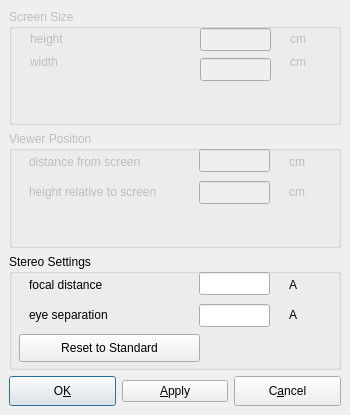
<ui version="4.0" >
 <class>StereoSettingsDialogData</class>
 <widget class="QDialog" name="StereoSettingsDialogData" >
  <property name="geometry" >
   <rect>
    <x>0</x>
    <y>0</y>
    <width>350</width>
    <height>415</height>
   </rect>
  </property>
  <property name="minimumSize" >
   <size>
    <width>350</width>
    <height>0</height>
   </size>
  </property>
  <property name="maximumSize" >
   <size>
    <width>350</width>
    <height>32767</height>
   </size>
  </property>
  <property name="windowTitle" >
   <string>Set Camera</string>
  </property>
  <layout class="QVBoxLayout" >
   <property name="margin" >
    <number>9</number>
   </property>
   <property name="spacing" >
    <number>6</number>
   </property>
   <item>
    <widget class="QGroupBox" name="groupBox" >
     <property name="enabled" >
      <bool>false</bool>
     </property>
     <property name="title" >
      <string>Screen Size</string>
     </property>
     <widget class="QLabel" name="view_label_2" >
      <property name="geometry" >
       <rect>
        <x>21</x>
        <y>21</y>
        <width>40</width>
        <height>18</height>
       </rect>
      </property>
      <property name="text" >
       <string>height</string>
      </property>
     </widget>
     <widget class="QLabel" name="view_label_6" >
      <property name="geometry" >
       <rect>
        <x>21</x>
        <y>44</y>
        <width>40</width>
        <height>18</height>
       </rect>
      </property>
      <property name="text" >
       <string>width</string>
      </property>
     </widget>
     <widget class="QLineEdit" name="screen_height" >
      <property name="geometry" >
       <rect>
        <x>191</x>
        <y>19</y>
        <width>71</width>
        <height>23</height>
       </rect>
      </property>
     </widget>
     <widget class="QLineEdit" name="screen_width" >
      <property name="geometry" >
       <rect>
        <x>191</x>
        <y>49</y>
        <width>71</width>
        <height>23</height>
       </rect>
      </property>
     </widget>
     <widget class="QLabel" name="view_label_4" >
      <property name="geometry" >
       <rect>
        <x>281</x>
        <y>21</y>
        <width>18</width>
        <height>18</height>
       </rect>
      </property>
      <property name="text" >
       <string>cm</string>
      </property>
     </widget>
     <widget class="QLabel" name="view_label_5" >
      <property name="geometry" >
       <rect>
        <x>281</x>
        <y>44</y>
        <width>18</width>
        <height>18</height>
       </rect>
      </property>
      <property name="text" >
       <string>cm</string>
      </property>
     </widget>
    </widget>
   </item>
   <item>
    <widget class="QGroupBox" name="groupBox_2" >
     <property name="enabled" >
      <bool>false</bool>
     </property>
     <property name="title" >
      <string>Viewer Position</string>
     </property>
     <widget class="QLineEdit" name="viewer_height" >
      <property name="geometry" >
       <rect>
        <x>190</x>
        <y>50</y>
        <width>71</width>
        <height>23</height>
       </rect>
      </property>
     </widget>
     <widget class="QLabel" name="view_label_9" >
      <property name="geometry" >
       <rect>
        <x>280</x>
        <y>20</y>
        <width>21</width>
        <height>21</height>
       </rect>
      </property>
      <property name="text" >
       <string>cm</string>
      </property>
     </widget>
     <widget class="QLabel" name="view_label_10" >
      <property name="geometry" >
       <rect>
        <x>280</x>
        <y>50</y>
        <width>21</width>
        <height>21</height>
       </rect>
      </property>
      <property name="text" >
       <string>cm</string>
      </property>
     </widget>
     <widget class="QLabel" name="view_label_8" >
      <property name="geometry" >
       <rect>
        <x>20</x>
        <y>50</y>
        <width>161</width>
        <height>21</height>
       </rect>
      </property>
      <property name="text" >
       <string>height relative to screen</string>
      </property>
     </widget>
     <widget class="QLineEdit" name="viewer_distance_from_screen" >
      <property name="geometry" >
       <rect>
        <x>190</x>
        <y>18</y>
        <width>71</width>
        <height>23</height>
       </rect>
      </property>
     </widget>
     <widget class="QLabel" name="view_label_7" >
      <property name="geometry" >
       <rect>
        <x>20</x>
        <y>20</y>
        <width>141</width>
        <height>21</height>
       </rect>
      </property>
      <property name="text" >
       <string>distance from screen</string>
      </property>
     </widget>
    </widget>
   </item>
   <item>
    <widget class="QGroupBox" name="groupBox_3" >
     <property name="title" >
      <string>Stereo Settings</string>
     </property>
     <widget class="QLabel" name="view_label_11" >
      <property name="geometry" >
       <rect>
        <x>20</x>
        <y>50</y>
        <width>161</width>
        <height>21</height>
       </rect>
      </property>
      <property name="text" >
       <string>eye separation</string>
      </property>
     </widget>
     <widget class="QLabel" name="view_label_12" >
      <property name="geometry" >
       <rect>
        <x>280</x>
        <y>20</y>
        <width>21</width>
        <height>21</height>
       </rect>
      </property>
      <property name="text" >
       <string>A</string>
      </property>
     </widget>
     <widget class="QLineEdit" name="eye_separation" >
      <property name="geometry" >
       <rect>
        <x>190</x>
        <y>50</y>
        <width>71</width>
        <height>23</height>
       </rect>
      </property>
     </widget>
     <widget class="QLabel" name="view_label_14" >
      <property name="geometry" >
       <rect>
        <x>20</x>
        <y>20</y>
        <width>141</width>
        <height>21</height>
       </rect>
      </property>
      <property name="text" >
       <string>focal distance</string>
      </property>
     </widget>
     <widget class="QLineEdit" name="focal_distance" >
      <property name="geometry" >
       <rect>
        <x>190</x>
        <y>18</y>
        <width>71</width>
        <height>23</height>
       </rect>
      </property>
     </widget>
     <widget class="QLabel" name="view_label_13" >
      <property name="geometry" >
       <rect>
        <x>280</x>
        <y>50</y>
        <width>21</width>
        <height>21</height>
       </rect>
      </property>
      <property name="text" >
       <string>A</string>
      </property>
     </widget>
     <widget class="QPushButton" name="reset_to_standard_button" >
      <property name="geometry" >
       <rect>
        <x>10</x>
        <y>80</y>
        <width>181</width>
        <height>28</height>
       </rect>
      </property>
      <property name="text" >
       <string>Reset to Standard</string>
      </property>
     </widget>
    </widget>
   </item>
   <item>
    <layout class="QHBoxLayout" >
     <property name="margin" >
      <number>0</number>
     </property>
     <property name="spacing" >
      <number>6</number>
     </property>
     <item>
      <widget class="QPushButton" name="ok_button" >
       <property name="sizePolicy" >
        <sizepolicy>
         <hsizetype>0</hsizetype>
         <vsizetype>0</vsizetype>
         <horstretch>0</horstretch>
         <verstretch>0</verstretch>
        </sizepolicy>
       </property>
       <property name="minimumSize" >
        <size>
         <width>0</width>
         <height>30</height>
        </size>
       </property>
       <property name="maximumSize" >
        <size>
         <width>32767</width>
         <height>30</height>
        </size>
       </property>
       <property name="toolTip" >
        <string>Set camera to new coordinates</string>
       </property>
       <property name="text" >
        <string>O&amp;K</string>
       </property>
       <property name="shortcut" >
        <string>Alt+K</string>
       </property>
       <property name="default" >
        <bool>true</bool>
       </property>
      </widget>
     </item>
     <item>
      <widget class="QPushButton" name="apply_button" >
       <property name="text" >
        <string>&amp;Apply</string>
       </property>
      </widget>
     </item>
     <item>
      <widget class="QPushButton" name="cancel_button" >
       <property name="sizePolicy" >
        <sizepolicy>
         <hsizetype>0</hsizetype>
         <vsizetype>0</vsizetype>
         <horstretch>0</horstretch>
         <verstretch>0</verstretch>
        </sizepolicy>
       </property>
       <property name="minimumSize" >
        <size>
         <width>0</width>
         <height>30</height>
        </size>
       </property>
       <property name="maximumSize" >
        <size>
         <width>32767</width>
         <height>30</height>
        </size>
       </property>
       <property name="toolTip" >
        <string>Close window without reseting camera</string>
       </property>
       <property name="text" >
        <string>C&amp;ancel</string>
       </property>
       <property name="shortcut" >
        <string>Alt+A</string>
       </property>
      </widget>
     </item>
    </layout>
   </item>
  </layout>
 </widget>
 <layoutdefault spacing="6" margin="11" />
 <tabstops>
  <tabstop>screen_height</tabstop>
  <tabstop>screen_width</tabstop>
  <tabstop>ok_button</tabstop>
  <tabstop>cancel_button</tabstop>
 </tabstops>
 <includes>
  <include location="global" >BALL_core/COMMON/global.h</include>
 </includes>
 <resources/>
 <connections/>
</ui>
